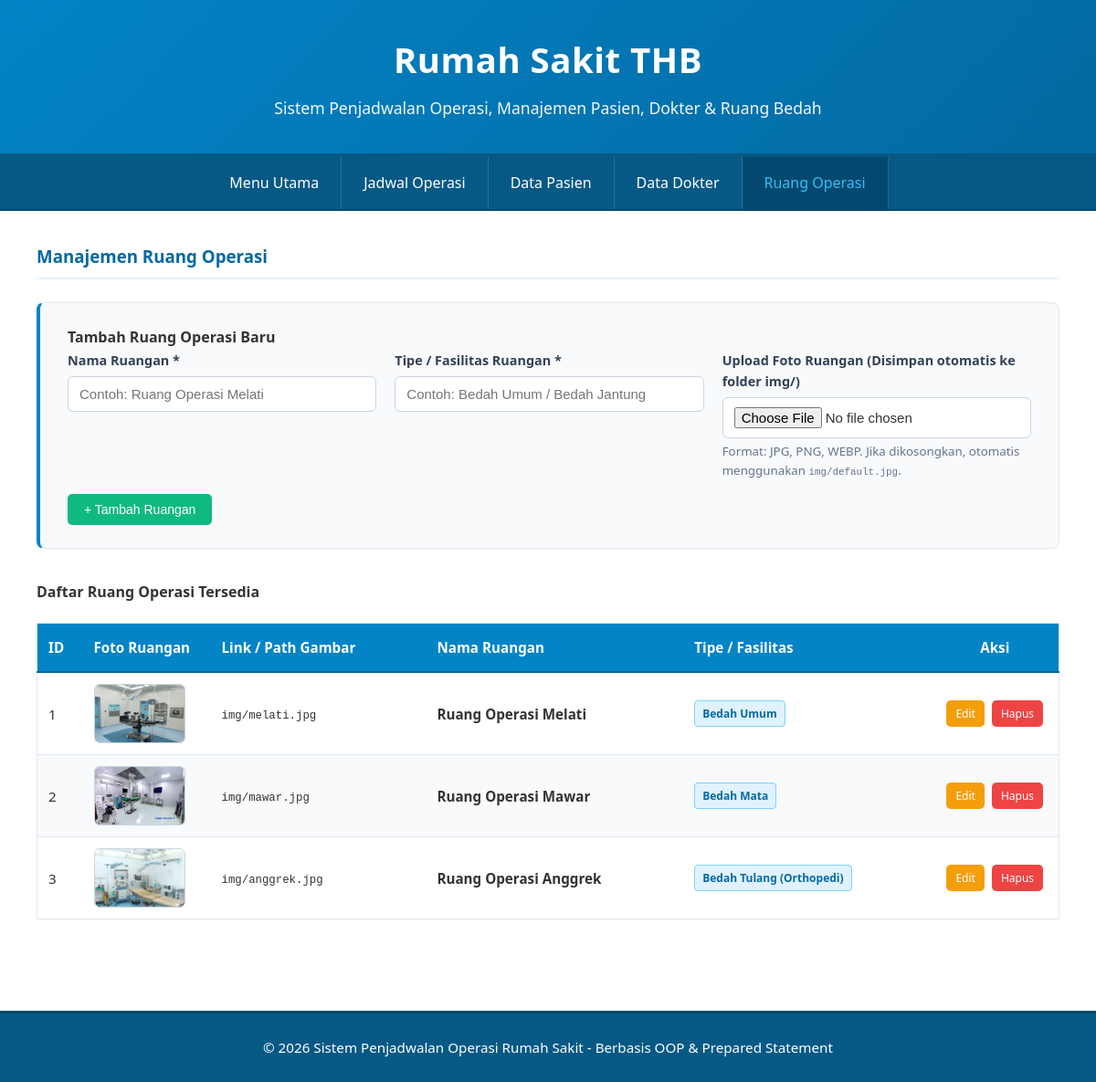
The page /?page=ruangan on the database its author committed.
### tables this page shows
CREATE TABLE ruangan (
    id INT AUTO_INCREMENT PRIMARY KEY,
    nama_ruangan VARCHAR(100) NOT NULL,
    tipe_ruangan VARCHAR(50) NOT NULL DEFAULT 'Operasi Umum',
    img VARCHAR(255) NOT NULL DEFAULT 'img/default.jpg'
);

### config/db.php (called while the page is built, shortened)
<?php
class Database {
    private $host = "localhost";
    private $db_name = "db_rumahsakit";
    private $username = "root";
    private $password = "";
    public function __construct() {
        try {
            $this->conn = new PDO("mysql:host=" . $this->host . ";dbname=" . $this->db_name, $this->username, $this->password);
        } catch(PDOException $exception) {
            echo "Koneksi database error: " . $exception->getMessage();
        }
    }
}
?>

### class/Ruangan.php (called while the page is built, shortened)
<?php
require_once __DIR__ . '/../config/db.php';
class Ruangan {
    private $db;
    public function __construct() {
        $database = new Database();
        $this->db = $database->conn;
    }
    public function getAll() {
        $stmt = $this->db->prepare("SELECT * FROM ruangan ORDER BY id ASC");
        $stmt->execute();
        return $stmt->fetchAll();
    }
}
?>

### view/ruangan.php (the view, shortened to what this page needs)
<?php
$editData = null;
?>
<h3>Manajemen Ruang Operasi</h3>
<div class="form-card">
    <h4><?= $editData ? 'Edit Data Ruangan' : 'Tambah Ruang Operasi Baru' ?></h4>
    <form method="POST" action="index.php?page=ruangan" enctype="multipart/form-data">
        <div class="form-grid">
            <div class="form-group">
                <label>Nama Ruangan *</label>
                <input type="text" name="nama_ruangan" value="<?= htmlspecialchars($editData['nama_ruangan'] ?? '') ?>" required placeholder="Contoh: Ruang Operasi Melati">
            </div>
            <div class="form-group">
                <label>Tipe / Fasilitas Ruangan *</label>
                <input type="text" name="tipe_ruangan" value="<?= htmlspecialchars($editData['tipe_ruangan'] ?? '') ?>" required placeholder="Contoh: Bedah Umum / Bedah Jantung">
            </div>
            <div class="form-group">
                <label>Upload Foto Ruangan (Disimpan otomatis ke folder img/)</label>
                <input type="file" name="image_file" accept="image/*">
                <?php if ($editData): ?>
                    <?php $imgFile = $editData['img'] ?? $editData['image'] ?? 'img/default.jpg'; ?>
                    <div style="display: flex; align-items: center; gap: 10px; margin-top: 8px;">
                        <img src="<?= htmlspecialchars($imgFile) ?>" alt="Preview" style="width: 50px; height: 35px; object-fit: cover; border-radius: 4px; border: 1px solid #cbd5e1;" onerror="this.src='img/default.jpg';">
                        <span style="font-size: 12px; color: #64748b;">
                            File saat ini: <code><?= htmlspecialchars($imgFile) ?></code> (Pilih file baru jika ingin mengganti)
                        </span>
                    </div>
                <?php else: ?>
                    <small style="color: #64748b; margin-top: 4px;">Format: JPG, PNG, WEBP. Jika dikosongkan, otomatis menggunakan <code>img/default.jpg</code>.</small>
                <?php endif; ?>
            </div>
        </div>
        <div style="margin-top: 15px;">
            <?php if ($editData): ?>
                <button type="submit" name="update_ruangan" class="btn btn-primary">Simpan Perubahan</button>
                <a href="?page=ruangan" class="btn btn-secondary">Batal</a>
            <?php else: ?>
                <button type="submit" name="add_ruangan" class="btn btn-success">+ Tambah Ruangan</button>
            <?php endif; ?>
        </div>
    </form>
</div>
<h4>Daftar Ruang Operasi Tersedia</h4>
<div class="table-responsive">
    <table>
        <thead>
            <tr>
                <th style="width: 50px;">ID</th>
                <th style="width: 140px;">Foto Ruangan</th>
                <th>Link / Path Gambar</th>
                <th>Nama Ruangan</th>
                <th>Tipe / Fasilitas</th>
                <th style="width: 140px; text-align: center;">Aksi</th>
            </tr>
        </thead>
        <tbody>
            <?php
            $listRuangan = $ruangan->getAll();
            if (empty($listRuangan)):
            ?>
                <tr>
                    <td colspan="6" style="text-align: center; color: #64748b;">Belum ada data ruangan operasi.</td>
                </tr>
            <?php else: ?>
                <?php foreach ($listRuangan as $r): ?>
                <tr>
                    <td><?= htmlspecialchars($r['id']) ?></td>
                    <td>
                        <?php
                        $imgPath = !empty($r['img']) ? $r['img'] : (!empty($r['image']) ? $r['image'] : 'img/default.jpg');
                        ?>
                        <img src="<?= htmlspecialchars($imgPath) ?>" alt="Foto <?= htmlspecialchars($r['nama_ruangan']) ?>" style="width: 100px; height: 65px; object-fit: cover; border-radius: 6px; border: 1px solid #cbd5e1; display: block;" onerror="this.src='img/default.jpg';">
                    </td>
                    <td>
                        <code><?= htmlspecialchars($imgPath) ?></code>
                    </td>
                    <td><strong><?= htmlspecialchars($r['nama_ruangan']) ?></strong></td>
                    <td><span class="badge badge-info"><?= htmlspecialchars($r['tipe_ruangan']) ?></span></td>
                    <td style="text-align: center;">
                        <a href="?page=ruangan&action=edit&id=<?= $r['id'] ?>" class="btn btn-warning btn-sm">Edit</a>
                        <a href="?page=ruangan&action=delete&id=<?= $r['id'] ?>" class="btn btn-danger btn-sm" onclick="return confirm('Apakah Anda yakin ingin menghapus data ruangan ini?');">Hapus</a>
                    </td>
                </tr>
                <?php endforeach; ?>
            <?php endif; ?>
        </tbody>
    </table>
</div>

### index.php (shortened to what this page needs)
<?php
require_once 'class/Ruangan.php';
$ruangan = new Ruangan();
$page = $_GET['page'] ?? 'home';
?>
<!DOCTYPE html>
<html lang="id">
<head>
    <link rel="stylesheet" href="style.css">
</head>
<body>
    <div class="container">
        <?php include 'view/header.php'; ?>
        <nav>
            <ul>
                <li><a href="?page=home" class="<?= $page === 'home' ? 'active' : '' ?>">Menu Utama</a></li>
                <li><a href="?page=jadwal" class="<?= $page === 'jadwal' ? 'active' : '' ?>">Jadwal Operasi</a></li>
                <li><a href="?page=pasien" class="<?= $page === 'pasien' ? 'active' : '' ?>">Data Pasien</a></li>
                <li><a href="?page=doctor" class="<?= $page === 'doctor' ? 'active' : '' ?>">Data Dokter</a></li>
                <li><a href="?page=ruangan" class="<?= $page === 'ruangan' ? 'active' : '' ?>">Ruang Operasi</a></li>
            </ul>
        </nav>
        <main>
            <?php
            if ($page === 'home') {
                include 'view/home.php';
            } elseif ($page === 'jadwal') {
                include 'view/jadwal.php';
            } elseif ($page === 'pasien') {
                include 'view/pasien.php';
            } elseif ($page === 'doctor') {
                include 'view/doctor.php';
            } elseif ($page === 'ruangan') {
                include 'view/ruangan.php';
            } else {
                echo "<p>Halaman tidak ditemukan.</p>";
            }
            ?>
        </main>
        <?php include 'view/footer.php'; ?>
    </div>
</body>
</html>

### view/header.php
<header>
    <h1>Rumah Sakit THB</h1>
    <p>Sistem Penjadwalan Operasi, Manajemen Pasien, Dokter & Ruang Bedah</p>
</header>

### view/footer.php
<footer>
    <p>&copy; <?= date('Y') ?> Sistem Penjadwalan Operasi Rumah Sakit - Berbasis OOP & Prepared Statement</p>
</footer>

### style.css (style rules this page uses)
* { margin: 0; padding: 0; box-sizing: border-box; }
body { font-family: 'Segoe UI', Tahoma, Geneva, Verdana, sans-serif; background-color: #f0f4f8; color: #333; line-height: 1.6; min-height: 100vh; }
.container { max-width: 1200px; margin: 0 auto; background-color: white; min-height: 100vh; box-shadow: 0 0 20px rgba(0, 0, 0, 0.08); }
header { background: linear-gradient(135deg, #0284c7 0%, #0369a1 100%); color: white; text-align: center; padding: 35px 20px; border-bottom: 4px solid #075985; }
header h1 { font-size: 2.4em; font-weight: 700; margin-bottom: 8px; letter-spacing: 0.5px; }
header p { font-size: 1.1em; opacity: 0.95; font-weight: 300; }
nav { background-color: #075985; padding: 0; border-bottom: 2px solid #03486e; }
nav ul { list-style: none; display: flex; justify-content: center; flex-wrap: wrap; margin: 0; }
nav li { margin: 0; }
nav a { color: white; text-decoration: none; padding: 16px 24px; display: block; transition: all 0.2s ease; font-weight: 500; border-right: 1px solid rgba(255, 255, 255, 0.15); }
nav a:hover, nav a.active { background-color: #03486e; color: #38bdf8; }
main { padding: 35px 40px; background-color: white; }
h2, h3 { color: #0369a1; margin-bottom: 20px; font-weight: 600; border-bottom: 2px solid #e0f2fe; padding-bottom: 8px; }
.table-responsive { overflow-x: auto; margin: 20px 0 35px 0; }
table { width: 100%; border-collapse: collapse; background-color: white; border: 1px solid #e2e8f0; }
th { background-color: #0284c7; color: white; padding: 14px 12px; text-align: left; font-weight: 600; font-size: 0.95em; border-bottom: 2px solid #0369a1; }
td { padding: 12px; border-bottom: 1px solid #e2e8f0; vertical-align: middle; font-size: 0.95em; }
tbody tr:nth-child(even) { background-color: #f8fafc; }
.form-card { background-color: #f8fafc; padding: 25px 30px; margin: 25px 0 35px 0; border: 1px solid #e2e8f0; border-radius: 8px; border-left: 4px solid #0284c7; }
.form-grid { display: grid; grid-template-columns: repeat(auto-fit, minmax(280px, 1fr)); gap: 15px 20px; }
.form-group { display: flex; flex-direction: column; }
label { font-weight: 600; color: #334155; margin-bottom: 6px; font-size: 0.9em; }
input, select, textarea { width: 100%; padding: 10px 12px; border: 1px solid #cbd5e1; border-radius: 6px; font-size: 15px; transition: all 0.2s ease; background-color: white; }
button, .btn { display: inline-block; padding: 9px 18px; border: none; border-radius: 5px; cursor: pointer; font-size: 14px; font-weight: 500; text-decoration: none; transition: all 0.2s ease; text-align: center; }
.btn-success { background-color: #10b981; color: white; }
.btn-warning { background-color: #f59e0b; color: white; }
.btn-danger { background-color: #ef4444; color: white; }
.btn-sm { padding: 5px 10px; font-size: 12px; margin: 2px; }
.badge { display: inline-block; padding: 4px 8px; border-radius: 4px; font-size: 12px; font-weight: 600; }
.badge-info { background-color: #e0f2fe; color: #0369a1; border: 1px solid #7dd3fc; }
footer { background-color: #075985; color: white; text-align: center; padding: 25px; border-top: 3px solid #03486e; margin-top: 30px; font-size: 0.95em; }

### rows shown on the page
ruangan: id "1", img (picture), img "img/melati.jpg", nama_ruangan "Ruang Operasi Melati", tipe_ruangan "Bedah Umum"
ruangan: id "2", img (picture), img "img/mawar.jpg", nama_ruangan "Ruang Operasi Mawar", tipe_ruangan "Bedah Mata"
ruangan: id "3", img (picture), img "img/anggrek.jpg", nama_ruangan "Ruang Operasi Anggrek", tipe_ruangan "Bedah Tulang (Orthopedi)"
